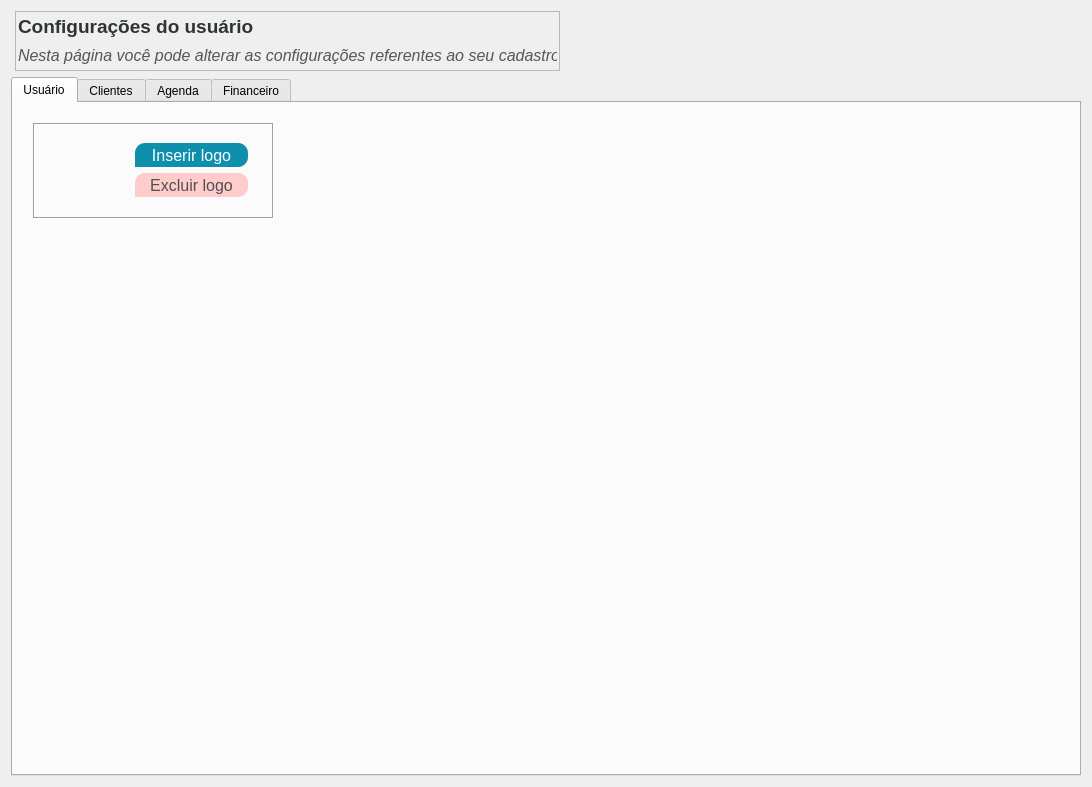
<?xml version="1.0" encoding="UTF-8"?>
<ui version="4.0">
 <class>wdgConfig</class>
 <widget class="QWidget" name="wdgConfig">
  <property name="geometry">
   <rect>
    <x>0</x>
    <y>0</y>
    <width>1092</width>
    <height>787</height>
   </rect>
  </property>
  <property name="windowTitle">
   <string>Form</string>
  </property>
  <property name="styleSheet">
   <string notr="true">/*-----------------------Labels------------------------------*/

#lbTitulo {
	border: 0px;
	background-color: transparent;
	font-family: Ubuntu;
	font-size: 14pt;
	font-weight: bold;
	color: rgb(46, 52, 54);
}

#lbDescricao {
	border: 0px;
	background-color: transparent;
	font-family: Ubuntu;
	font-size: 12pt;
	font-style: italic;
	color: rgb(85, 87, 83)
}</string>
  </property>
  <layout class="QVBoxLayout" name="verticalLayout">
   <item>
    <widget class="QFrame" name="frCabecalho">
     <property name="minimumSize">
      <size>
       <width>0</width>
       <height>60</height>
      </size>
     </property>
     <property name="maximumSize">
      <size>
       <width>16777215</width>
       <height>75</height>
      </size>
     </property>
     <property name="frameShape">
      <enum>QFrame::NoFrame</enum>
     </property>
     <property name="frameShadow">
      <enum>QFrame::Raised</enum>
     </property>
     <layout class="QHBoxLayout" name="horizontalLayout">
      <property name="spacing">
       <number>0</number>
      </property>
      <property name="leftMargin">
       <number>4</number>
      </property>
      <property name="topMargin">
       <number>0</number>
      </property>
      <property name="rightMargin">
       <number>4</number>
      </property>
      <property name="bottomMargin">
       <number>0</number>
      </property>
      <item>
       <widget class="QFrame" name="frTextoCabecalho">
        <property name="minimumSize">
         <size>
          <width>250</width>
          <height>0</height>
         </size>
        </property>
        <property name="frameShape">
         <enum>QFrame::StyledPanel</enum>
        </property>
        <property name="frameShadow">
         <enum>QFrame::Raised</enum>
        </property>
        <layout class="QVBoxLayout" name="verticalLayout_2">
         <property name="spacing">
          <number>0</number>
         </property>
         <property name="leftMargin">
          <number>2</number>
         </property>
         <property name="topMargin">
          <number>0</number>
         </property>
         <property name="rightMargin">
          <number>2</number>
         </property>
         <property name="bottomMargin">
          <number>0</number>
         </property>
         <item>
          <widget class="QLabel" name="lbTitulo">
           <property name="text">
            <string>Configurações do usuário</string>
           </property>
          </widget>
         </item>
         <item>
          <widget class="QLabel" name="lbDescricao">
           <property name="text">
            <string>Nesta página você pode alterar as configurações referentes ao seu cadastro.</string>
           </property>
          </widget>
         </item>
        </layout>
       </widget>
      </item>
      <item>
       <spacer name="horizontalSpacer">
        <property name="orientation">
         <enum>Qt::Horizontal</enum>
        </property>
        <property name="sizeHint" stdset="0">
         <size>
          <width>524</width>
          <height>20</height>
         </size>
        </property>
       </spacer>
      </item>
     </layout>
    </widget>
   </item>
   <item>
    <widget class="QTabWidget" name="tabConfiguracoes">
     <property name="currentIndex">
      <number>0</number>
     </property>
     <widget class="QWidget" name="tabUsuario">
      <property name="styleSheet">
       <string notr="true">/****************** Labels ************************/

#frLogo {
	border: none;
	background-color: transparent;
}

/****************** Frames ************************/

#lbLogo {
	border: none;
	background-color: transparent;
}

/****************** Buttons ************************/

#pbInsereImg {
	background-color: rgb(14, 144, 173);
	border-top-left-radius: 10px;
	border-bottom-right-radius: 10px;
	border-top-right-radius: 10px;
	border-bottom-left-radius: 0px;	
	color: white;
	font-family: Ubuntu;
	font-size: 12pt;
}

#pbInsereImg::hover {
	background-color: white;
	border-top-left-radius: 10px;
	border-bottom-right-radius: 10px;
	border-top-right-radius: 10px;
	border-bottom-left-radius: 0px;
	border: 2px solid;
	border-color: rgb(14, 144, 173);
	color: rgb(14, 144, 173);
	font-family: Ubuntu;
	font-size: 12pt;
}

#pbExcluiImg {
	background-color: rgb(255, 204, 204);
	border-top-left-radius: 10px;
	border-bottom-right-radius: 10px;
	border-top-right-radius: 10px;
	border-bottom-left-radius: 0px;
	color: rgb(80, 80, 80);
	font-family: Ubuntu;
	font-size: 12pt;
}

#pbExcluiImg::hover {
	background-color: white;
	border-top-left-radius: 10px;
	border-bottom-right-radius: 10px;
	border-top-right-radius: 10px;
	border-bottom-left-radius: 0px;
	border: 2px solid;
	border-color: rgb(255, 204, 204);
	color: rgb(255, 204, 204);
	font-family: Ubuntu;
	font-size: 12pt;
}
</string>
      </property>
      <attribute name="title">
       <string>Usuário</string>
      </attribute>
      <widget class="QFrame" name="frInfoLogo">
       <property name="geometry">
        <rect>
         <x>20</x>
         <y>20</y>
         <width>241</width>
         <height>96</height>
        </rect>
       </property>
       <property name="frameShape">
        <enum>QFrame::Box</enum>
       </property>
       <property name="frameShadow">
        <enum>QFrame::Sunken</enum>
       </property>
       <layout class="QHBoxLayout" name="horizontalLayout_3">
        <property name="spacing">
         <number>4</number>
        </property>
        <property name="leftMargin">
         <number>0</number>
        </property>
        <property name="topMargin">
         <number>0</number>
        </property>
        <property name="rightMargin">
         <number>0</number>
        </property>
        <property name="bottomMargin">
         <number>0</number>
        </property>
        <item>
         <widget class="QFrame" name="frLogo">
          <property name="sizePolicy">
           <sizepolicy hsizetype="Expanding" vsizetype="Expanding">
            <horstretch>0</horstretch>
            <verstretch>0</verstretch>
           </sizepolicy>
          </property>
          <property name="minimumSize">
           <size>
            <width>64</width>
            <height>64</height>
           </size>
          </property>
          <property name="maximumSize">
           <size>
            <width>80</width>
            <height>80</height>
           </size>
          </property>
          <property name="baseSize">
           <size>
            <width>64</width>
            <height>64</height>
           </size>
          </property>
          <property name="frameShape">
           <enum>QFrame::NoFrame</enum>
          </property>
          <property name="frameShadow">
           <enum>QFrame::Raised</enum>
          </property>
          <layout class="QHBoxLayout" name="horizontalLayout_2">
           <property name="spacing">
            <number>0</number>
           </property>
           <property name="leftMargin">
            <number>0</number>
           </property>
           <property name="topMargin">
            <number>0</number>
           </property>
           <property name="rightMargin">
            <number>0</number>
           </property>
           <property name="bottomMargin">
            <number>0</number>
           </property>
           <item>
            <widget class="QLabel" name="lbLogo">
             <property name="baseSize">
              <size>
               <width>64</width>
               <height>64</height>
              </size>
             </property>
             <property name="text">
              <string/>
             </property>
            </widget>
           </item>
          </layout>
         </widget>
        </item>
        <item>
         <widget class="QFrame" name="frBotoes">
          <property name="frameShape">
           <enum>QFrame::NoFrame</enum>
          </property>
          <property name="frameShadow">
           <enum>QFrame::Raised</enum>
          </property>
          <layout class="QVBoxLayout" name="verticalLayout_3">
           <property name="spacing">
            <number>0</number>
           </property>
           <property name="leftMargin">
            <number>16</number>
           </property>
           <property name="topMargin">
            <number>12</number>
           </property>
           <property name="rightMargin">
            <number>24</number>
           </property>
           <property name="bottomMargin">
            <number>12</number>
           </property>
           <item>
            <widget class="QPushButton" name="pbInsereImg">
             <property name="minimumSize">
              <size>
               <width>0</width>
               <height>24</height>
              </size>
             </property>
             <property name="text">
              <string>Inserir logo</string>
             </property>
            </widget>
           </item>
           <item>
            <widget class="QPushButton" name="pbExcluiImg">
             <property name="minimumSize">
              <size>
               <width>0</width>
               <height>24</height>
              </size>
             </property>
             <property name="text">
              <string>Excluir logo</string>
             </property>
            </widget>
           </item>
          </layout>
         </widget>
        </item>
       </layout>
      </widget>
     </widget>
     <widget class="QWidget" name="tabClientes">
      <attribute name="title">
       <string>Clientes</string>
      </attribute>
     </widget>
     <widget class="QWidget" name="tabAgenda">
      <attribute name="title">
       <string>Agenda</string>
      </attribute>
     </widget>
     <widget class="QWidget" name="tabFinanceiro">
      <attribute name="title">
       <string>Financeiro</string>
      </attribute>
     </widget>
    </widget>
   </item>
  </layout>
 </widget>
 <resources/>
 <connections/>
</ui>
